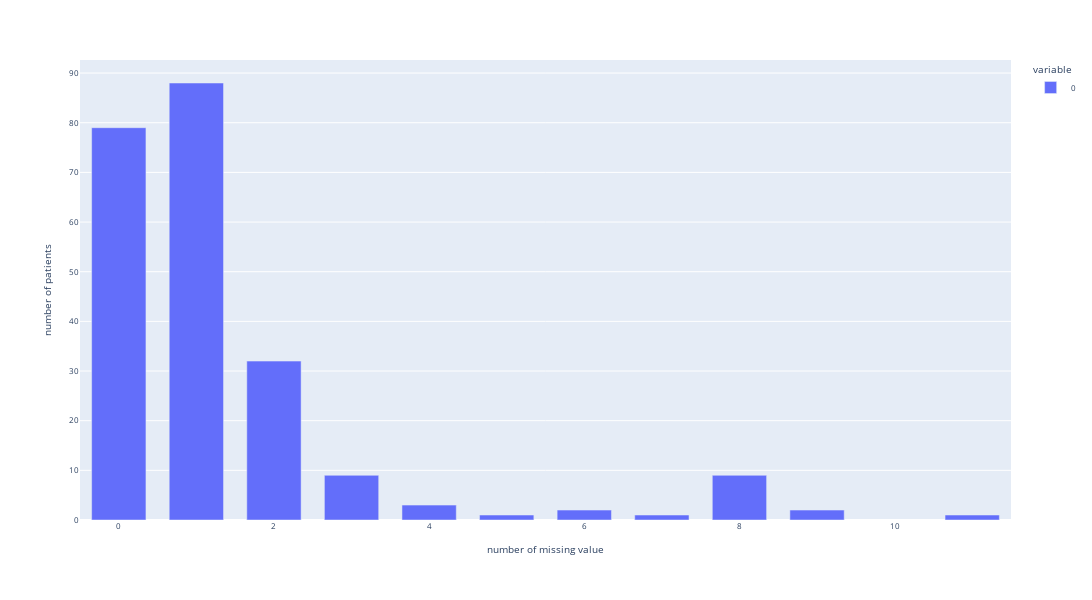

Write notebook code for a chart like this one.
### Code cell
get_plot_na(merged_v9, 1)

### Figure 1 — Plotly figure (JSON) as saved in the notebook; plotly's stock layout.template omitted (floating-point values rounded to 4 significant figures)
{"data": [{"alignmentgroup": "True", "hovertemplate": "variable=0<br>number of missing value=%{x}<br>number of patients=%{y}<extra></extra>", "legendgroup": "0", "marker": {"color": "#636efa", "pattern": {"shape": ""}}, "name": "0", "offsetgroup": "0", "orientation": "v", "showlegend": true, "textposition": "auto", "type": "bar", "x": [0, 1, 2, 3, 4, 5, 6, 7, 8, 9, 11], "xaxis": "x", "y": [79, 88, 32, 9, 3, 1, 2, 1, 9, 2, 1], "yaxis": "y"}], "layout": {"bargap": 0.3, "barmode": "relative", "font": {"size": 8}, "height": 600, "legend": {"title": {"text": "variable"}, "tracegroupgap": 0}, "margin": {"t": 60}, "width": 2000, "xaxis": {"anchor": "y", "domain": [0, 1], "title": {"text": "number of missing value"}}, "yaxis": {"anchor": "x", "domain": [0, 1], "title": {"text": "number of patients"}}}}
